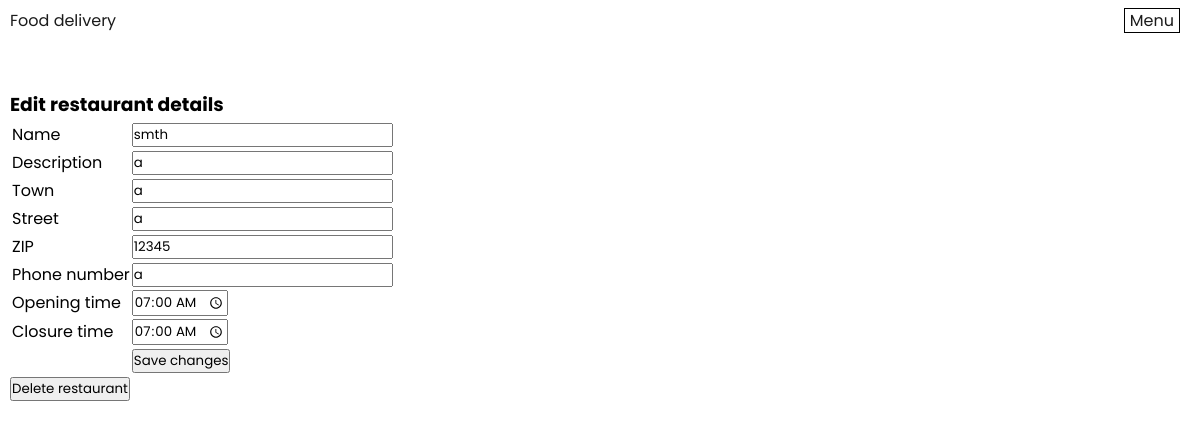
/editRestaurantPage.php?restaurantId=3 (signed in), run on an earlier commit of the app's database.
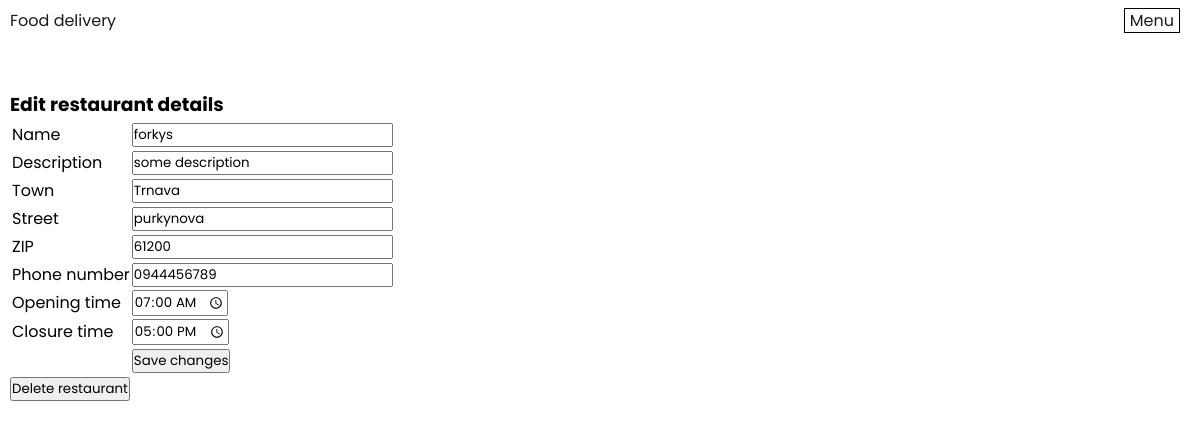
And on a later commit of the database.
### tables this page shows
CREATE TABLE restaurant (
  restaurantId INT AUTO_INCREMENT NOT NULL PRIMARY KEY,
  name TINYTEXT,
  description TEXT,
  town TINYTEXT,
  street TINYTEXT,
  zip INT,
  phoneNumber TINYTEXT,
  openingTime TIME,
  closureTime TIME
);

### editRestaurantPage.php (the view, shortened to what this page needs)
<?php
include "header.php";
include "dbConnect.php";
$restaurantId = $_GET["restaurantId"];
$stmt = $pdo->prepare("SELECT name, description, town, street, zip, phoneNumber, TIME_FORMAT(openingTime, '%H:%i'), TIME_FORMAT(closureTime, '%H:%i') FROM restaurant WHERE restaurantId = ?");
$stmt->execute([$restaurantId]);
$restaurant = $stmt->fetch(PDO::FETCH_ASSOC);
?>
<div class="main-page-container">
<h3>Edit restaurant details</h3>
<form action="processEditRestaurant.php" method="get">
    <table>
        <tr>
            <td><label>Name</label></td>
            <td><input type="text" name="name" required value=<?php echo "\"".$restaurant["name"]."\"" ?>></td>
        </tr>
        <tr>
            <td><label>Description</label></td>
            <td><input type="text" name="description" value=<?php echo "\"".$restaurant["description"]."\"" ?>></td>
        </tr>
        <tr>
            <td><label>Town</label></td>
            <td><input type="text" name="town" required value=<?php echo "\"".$restaurant["town"]."\"" ?>></td>
        </tr>
        <tr>
            <td><label>Street</label></td>
            <td><input type="text" name="street" required value=<?php echo "\"".$restaurant["street"]."\"" ?>></td>
        </tr>
        <tr>
            <td><label>ZIP</label></td>
            <td><input type="text" name="zip"  pattern="\d{5}" required value=<?php echo "\"".$restaurant["zip"]."\"" ?>></td>
        </tr>
        <tr>
            <td><label>Phone number</label></td>
            <td><input type="text" name="phoneNumber" required value=<?php echo "\"".$restaurant["phoneNumber"]."\"" ?>></td>
        </tr>
        <tr>
            <td><label>Opening time</label></td>
            <td><input type="time" step="60" name="openingTime" required value=<?php echo "\"".$restaurant["TIME_FORMAT(openingTime, '%H:%i')"]."\"" ?>></td>
        </tr>
        <tr>
            <td><label>Closure time</label></td>
            <td><input type="time" step="60"  name="closureTime" required value=<?php echo "\"".$restaurant["TIME_FORMAT(closureTime, '%H:%i')"]."\"" ?>></td>
        </tr>
        <tr>
            <td></td>
            <td><button type="submit">Save changes</button></td>
        </tr>
    </table>
</form>
<form action="processDeleteRestaurant.php">
    <button type="submit">Delete restaurant</button>
</form>
</div>

### header.php (shortened to what this page needs)
<!DOCTYPE html>
<html lang="en">
<head>
    <link rel="stylesheet" href="styles/header-style.css">
    <link rel="stylesheet" type="text/css" href="styles/style.css">
</head>
<body>
    <div class="main-page-container">
        <div class="main-header">
            <p><a href="index.php">Food delivery</a></p>
            <div class="header-nav">
                <a class="menu-nav-link"  href="#">Menu</a>
            </div>
        </div>
    </div>
</body>
</html>

### styles/header-style.css (style rules this page uses)
.main-header { display: flex; align-items: center; justify-content: space-between; height: 40px; margin-bottom: 50px; }
a { text-decoration:none; color: rgb(27, 27, 27); }
.header-nav a { margin: 0 10px; padding: 0 5px; border: 1px solid black; }

### styles/style.css (style rules this page uses)
* { box-sizing: border-box; margin: 0; padding: 0; font-family: 'Poppins', sans-serif; }
.main-page-container { max-width: 1300px; margin: 0 auto; padding: 0 10px; position: relative; }

What changed in the data, as far as the page shows it:
changed restaurant: name "smth" → "forkys"; description "a" → "some description"; town "a" → "Trnava"; street "a" → "purkynova"; zip "12345" → "61200"; phoneNumber "a" → "0944456789"
Also different on the page:
form field closureTime: "07:00" → "17:00"
